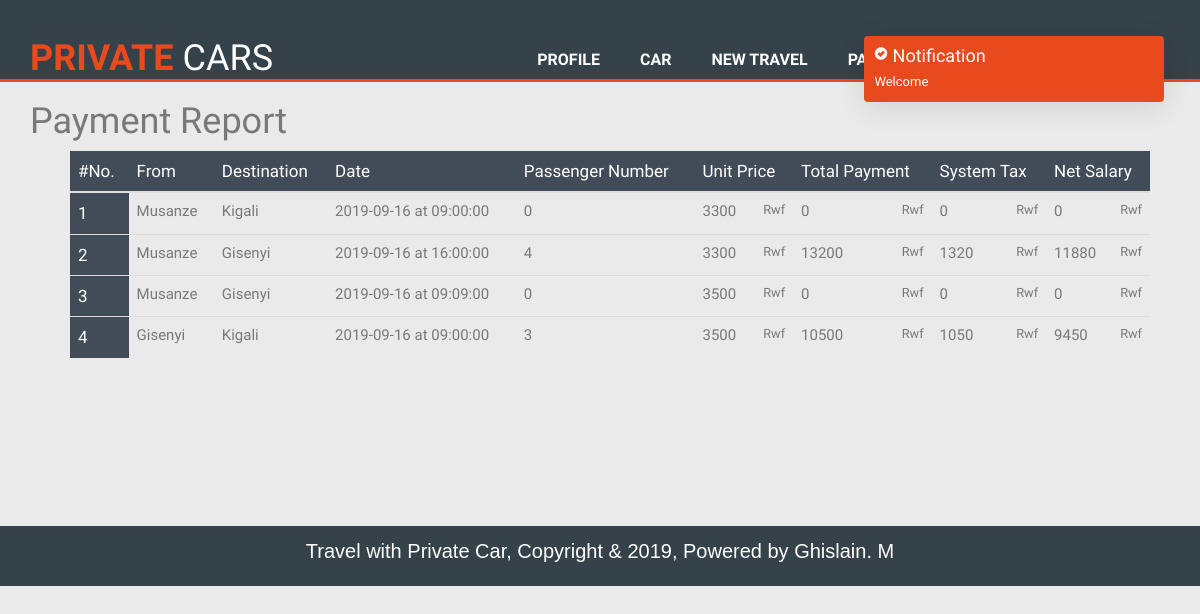
The app's page /views/payment_report.php (signed in) with its own data.
### tables this page shows
CREATE TABLE `set_travel` (
  `trip_id` int(11) NOT NULL,
  `from_place` varchar(256) NOT NULL,
  `destination_place` varchar(256) NOT NULL,
  `from_date` date NOT NULL,
  `from_time` time NOT NULL,
  `available_seats` int(11) NOT NULL,
  `travel_fees` int(11) NOT NULL,
  `driver_id` int(11) NOT NULL,
  `car_id` int(11) NOT NULL,
  `status` int(11) NOT NULL,
  `c_date` datetime NOT NULL
);

### core/db.php (called while the page is built, shortened)
<?php
class DB{
    private $dbHost     = "localhost";
    private $dbUsername = "root";
    private $dbPassword = "";
    private $dbName     = "private_car";
    public function __construct(){
        if(!isset($this->db)){
            $conn = new mysqli($this->dbHost, $this->dbUsername, $this->dbPassword, $this->dbName);
            if($conn->connect_error){
                die("Failed to connect with MySQL: " . $conn->connect_error);
            }else{
                $this->db = $conn;
            }
        }
    }
    public function getRows($table,$conditions = array()){
        $sql = 'SELECT ';
        $sql .= array_key_exists("select",$conditions)?$conditions['select']:'*';
        $sql .= ' FROM '.$table;
        if(array_key_exists("where",$conditions)){
            $sql .= ' WHERE ';
            $i = 0;
            foreach($conditions['where'] as $key => $value){
                $pre = ($i > 0)?' AND ':'';
                $sql .= $pre.$key." = '".$value."'";
                $i++;
            }
        }
        $result = $this->db->query($sql);
        if(array_key_exists("return_type",$conditions) && $conditions['return_type'] != 'all'){
            switch($conditions['return_type']){
                case 'count':
                    $data = $result->num_rows;
                    break;
                case 'single':
                    $data = $result->fetch_assoc();
                    break;
                default:
                    $data = '';
            }
        }else{
            if($result->num_rows > 0){
                while($row = $result->fetch_assoc()){
                    $data[] = $row;
                }
            }
        }
        return !empty($data)?$data:false;
    }
    public function getFollowupTravel($driverID){
        $sql ="SELECT * from  set_travel inner join driver on set_travel.driver_id=driver.driver_id inner join car on driver.driver_id=car.driver_id where set_travel.driver_id='$driverID'  order by set_travel.trip_id deSC";
        $result = $this->db->query($sql);
            if($result->num_rows > 0){
                while($row = $result->fetch_assoc()){
                    $data[] = $row;
                }
        }
        return !empty($data)?$data:false;
    }
    public function totalPassenger($tripID){
        $sql ="SELECT * from  travel where trip_id='$tripID'";
        $result = $this->db->query($sql);
            if($result->num_rows > 0){
                while($row = $result->fetch_assoc()){
                    $data[] = $row;
                }
        }
        return !empty($data)?$result->num_rows:0;
    }
}

### views/payment_report.php (the view, shortened to what this page needs)
<?php
	include("header_driver.php");
	$availableCars=$db->getFollowupTravel($driverID);
?>
         <div class="container">
          <h1>Payment Report</h1>
          </div>
<table class="table">
  <thead class="thead-dark">
    <tr>
      <th scope="col">#No.</th>
      <th scope="col">From</th>
      <th scope="col">Destination</th>
      <th scope="col">Date</th>
      <th scope="col">Passenger Number</th>
      <th scope="col">Unit Price</th>
      <th scope="col">Total Payment</th>
      <th scope="col">System Tax</th>
      <th scope="col">Net Salary</th>
    </tr>
  </thead>
  <tbody>
<?php if(!empty($availableCars)): $count=0; foreach($availableCars as $show): $count++; ?>
<?php
$tripID = $show['trip_id'];
$totPass = $db->totalPassenger($tripID);  ?>
    <tr>
      <th scope="row"><?php echo $count; ?></th>
      <td><?php echo $show['from_place'];?></td>
      <td><?php echo $show['destination_place']; ?></td>
      <td><?php echo $show['from_date']; ?> at <?php echo $show['from_time']; ?></td>
      <td><?php echo $totPass;?></td>
      <td><?php echo $show['travel_fees'];  ?> <small class="pull-right">Rwf</small></td>
      <td><?php if($totPass==0) echo 0; else echo ($show['travel_fees'] * $totPass); ?> <small class="pull-right">Rwf</small></td>
      <td><?php if($totPass==0) echo 0; else echo ($show['travel_fees'] * $totPass)/10; ?> <small class="pull-right">Rwf</small></td>
      <td><?php if($totPass==0) echo 0; else echo (($show['travel_fees'] * $totPass))-($show['travel_fees'] * $totPass)/10;; ?> <small class="pull-right">Rwf</small></td>
    </tr>
<?php endforeach;
   	else:?>
    <tr>
      <th colspan="7"><center>No Passenger registered yet now!...</center></th>
    </tr>
<?php endif; ?>
  </tbody>
</table>
<br><br><br><br><br><br><br>
<?php
include("footer.php");
?>

### css/style.css (style rules this page uses)
body { font: 15px/1.5 Arial,helvetica,sans-serif; margin:0; padding:0; background-color: #f4f4f4; }

### cs/style.css (style rules this page uses)
body { color: #797979; background: #eaeaea; font-family: 'Ruda', sans-serif; padding: 0px !important; margin: 0px !important; font-size:13px; }

### views/payment_report.php (style rules this page uses)
table td { font-size: 1.5rem; font-weight: 300; }
.table { width: 90%; max-width: 100%; margin-bottom: 20px; margin-left: 70px; margin-top: 0px; margin-right: 90px; }
table th { font-size: 1.7rem; font-weight: 400; background: #424c59; color: #ffffff; }

### records on screen
set_travel: from_place "Musanze", destination_place "Kigali", from_date "2019-09-16", from_time "09:00:00", totPass "0", travel_fees "3300"
set_travel: from_place "Musanze", destination_place "Gisenyi", from_date "2019-09-16", from_time "16:00:00", totPass "4", travel_fees "3300", $show['travel_fees']*$totPass "13200", ($show['travel_fees']*$totPass)/10 "1320", travel_fees "11880"
set_travel: from_place "Musanze", destination_place "Gisenyi", from_date "2019-09-16", from_time "09:09:00", totPass "0", travel_fees "3500"
set_travel: from_place "Gisenyi", destination_place "Kigali", from_date "2019-09-16", from_time "09:00:00", totPass "3", travel_fees "3500", $show['travel_fees']*$totPass "10500", ($show['travel_fees']*$totPass)/10 "1050", travel_fees "9450"
